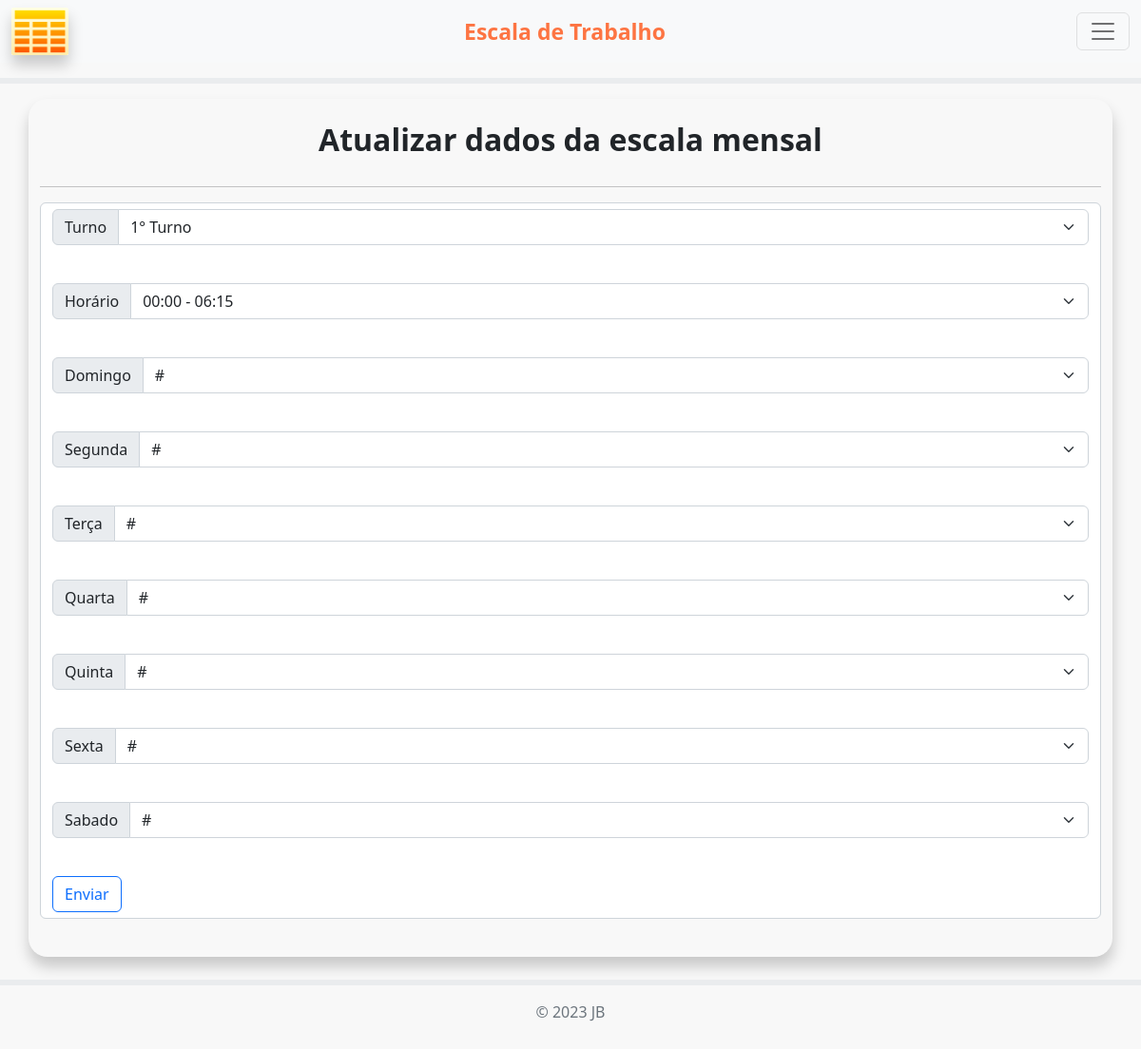
The page /14/atualiza_escala (signed in) on the database its author committed.
### app.py (models this page shows, shortened)
class tb_Semana(db.Model):
    __tablename__ = "Semana 1"
    id = db.Column(db.Integer, primary_key=True, autoincrement=True, nullable=False)
    turno_db = db.Column(db.String(20))
    horario_db = db.Column(db.String(20))
    dom_db = db.Column(db.String(20))
    seg_db = db.Column(db.String(20))
    ter_db = db.Column(db.String(20))
    qua_db = db.Column(db.String(20))
    qui_db = db.Column(db.String(20))
    sex_db = db.Column(db.String(20))
    sab_db = db.Column(db.String(20))

### app.py (the view, shortened to what this page needs)
@app.route('/<int:id>/atualiza_escala', methods=["GET", "POST"])
@login_required
def atualiza_escala(id):
    linha_escala = tb_Semana.query.filter_by(id=id).first()
    page = request.args.get('page', 1, type=int)
    per_page = 50
    todos_funcionarios = tb_Funcionarios.query.paginate(page=page, per_page=per_page)
    return render_template("atualiza_escala.html", linha_escala=linha_escala, funcionarios=todos_funcionarios)

### app.py (called while the page is built)
@login_manager.user_loader  # usado para recarregar o id do usuário autenticado
def load_user(user_id):
    return User.query.filter_by(id=user_id).first()

### templates/atualiza_escala.html (shortened to what this page needs)
{% extends 'index.html' %}
{% block conteudo %}
  <div class="container" id="lista">
    <br>
    <h2>Atualizar dados da escala mensal</h2>
    <hr>
    <form action="{{url_for('atualiza_escala', id=linha_escala.id)}}" method="POST" class="form-control">
        <div class="input-group mb-3">
          <label class="input-group-text" for="Idturno_db">Turno</label>
          <select class="form-select" id="Idturno_db" name="turno_db">
            <option value="{{linha_escala.turno_db}}">{{linha_escala.turno_db}}</option>
          </select>
        </div>
        <br>
        <div class="input-group mb-3">
          <label class="input-group-text" for="Idhorario_db">Horário</label>
          <select class="form-select" id="Idhorario_db" name="horario_db">
            <option value="{{linha_escala.horario_db}}">{{linha_escala.horario_db}}</option>
          </select>
        </div>
        <br>
        <div class="input-group mb-3">
          <label class="input-group-text" for="Iddom_db">Domingo</label>
          <select class="form-select" id="Iddom_db" name="dom_db">
            <option value="{{linha_escala.dom_db}}">{{linha_escala.dom_db}}</option>
          </select>
        </div>
        <br>
        <div class="input-group mb-3">
          <label class="input-group-text" for="Idseg_db">Segunda</label>
          <select class="form-select" id="Idseg_db" name="seg_db">
            <option value="{{linha_escala.seg_db}}">{{linha_escala.seg_db}}</option>
          </select>
        </div>
        <br>
        <div class="input-group mb-3">
          <label class="input-group-text" for="Idter_db">Terça</label>
          <select class="form-select" id="Idter_db" name="ter_db">
            <option value="{{linha_escala.ter_db}}">{{linha_escala.ter_db}}</option>
          </select>
        </div>
        <br>
        <div class="input-group mb-3">
          <label class="input-group-text" for="Idqua_db">Quarta</label>
          <select class="form-select" id="Idqua_db" name="qua_db">
            <option value="{{linha_escala.qua_db}}">{{linha_escala.qua_db}}</option>
          </select>
        </div>
        <br>
        <div class="input-group mb-3">
          <label class="input-group-text" for="Idqui_db">Quinta</label>
          <select class="form-select" id="Idqui_db" name="qui_db">
            <option value="{{linha_escala.qui_db}}">{{linha_escala.qui_db}}</option>
          </select>
        </div>
        <br>
        <div class="input-group mb-3">
          <label class="input-group-text" for="Idsex_db">Sexta</label>
          <select class="form-select" id="Idsex_db" name="sex_db">
            <option value="{{linha_escala.sex_db}}">{{linha_escala.sex_db}}</option>
          </select>
        </div>
        <br>
        <div class="input-group mb-3">
          <label class="input-group-text" for="Idsab_db">Sabado</label>
          <select class="form-select" id="Idsab_db" name="sab_db">
            <option value="{{linha_escala.sab_db}}">{{linha_escala.sab_db}}</option>
          </select>
        </div>
        <br>
        <button class="btn btn-outline-primary">Enviar</button>
    </form>
    <br>
  </div>
{% endblock conteudo %}

### static/css/styles.css (style rules this page uses)
h2 { text-align: center; font-weight: 700; margin-bottom: 30px }
body { background-color: #f8f8f8; }
#lista { border-radius: 20px; box-shadow: .5px 10px 15px rgba(0, 0, 0, .2); padding-bottom: 1rem; }

### rows shown on the page
tb_Semana: turno_db "1° Turno", horario_db "00:00 - 06:15", dom_db "#", seg_db "#", ter_db "#", qua_db "#", qui_db "#", sex_db "#", sab_db "#"
